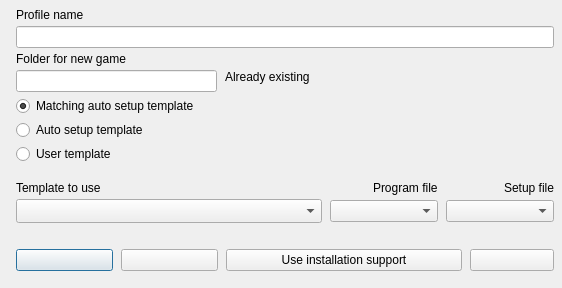
<?xml version="1.0" encoding="UTF-8"?>
<ui version="4.0">
  <class>SelectTemplateForZipImportForm</class>
  <widget class="QDialog" name="SelectTemplateForZipImportForm">
    <property name="geometry"><rect><x>0</x><y>0</y><width>556</width><height>288</height></rect></property>
    <property name="windowTitle"><string>SelectTemplateForZipImportForm</string></property>
    <property name="vclBorderStyle" stdset="0"><string notr="true">bsDialog</string></property>
    <property name="vclPosition" stdset="0"><string notr="true">poOwnerFormCenter</string></property>
    <property name="vclKeyPreview" stdset="0"><bool>true</bool></property>
    <property name="vclDesignWidth" stdset="0"><number>556</number></property>
    <property name="vclDesignHeight" stdset="0"><number>288</number></property>
    <layout class="QVBoxLayout" name="SelectTemplateForZipImportForm_Layout" stretch="0,0,0,0,0,1">
      <property name="leftMargin"><number>16</number></property>
      <property name="topMargin"><number>8</number></property>
      <property name="rightMargin"><number>8</number></property>
      <property name="bottomMargin"><number>8</number></property>
      <property name="spacing"><number>0</number></property>
      <item>
        <layout class="QGridLayout" name="SelectTemplateForZipImportForm_Section1" columnstretch="0,0,1">
          <property name="leftMargin"><number>0</number></property>
          <property name="topMargin"><number>0</number></property>
          <property name="rightMargin"><number>0</number></property>
          <property name="bottomMargin"><number>0</number></property>
          <property name="horizontalSpacing"><number>8</number></property>
          <property name="verticalSpacing"><number>4</number></property>
          <item row="0" column="0" colspan="3">
            <widget class="QLabel" name="ProfileNameEdit_EditLabel">
              <property name="text"><string>Profile name</string></property>
              <property name="textFormat"><enum>Qt::PlainText</enum></property>
              <property name="vclFocusControl" stdset="0"><string notr="true">ProfileNameEdit</string></property>
              <property name="vclLabeledEditOf" stdset="0"><string notr="true">ProfileNameEdit</string></property>
            </widget>
          </item>
          <item row="1" column="0" colspan="3">
            <widget class="QLineEdit" name="ProfileNameEdit">
      </widget>
          </item>
          <item row="2" column="0" colspan="3">
            <widget class="QLabel" name="FolderEdit_EditLabel">
              <property name="text"><string>Folder for new game</string></property>
              <property name="textFormat"><enum>Qt::PlainText</enum></property>
              <property name="vclFocusControl" stdset="0"><string notr="true">FolderEdit</string></property>
              <property name="vclLabeledEditOf" stdset="0"><string notr="true">FolderEdit</string></property>
            </widget>
          </item>
          <item row="3" column="0" alignment="Qt::AlignLeft">
            <widget class="QLineEdit" name="FolderEdit">
              <property name="minimumSize"><size><width>201</width><height>0</height></size></property>
            </widget>
          </item>
          <item row="3" column="1" colspan="2">
            <widget class="QLabel" name="WarningLabel">
              <property name="visible"><bool>false</bool></property>
              <property name="text"><string>Already existing</string></property>
              <property name="textFormat"><enum>Qt::PlainText</enum></property>
              <property name="alignment"><set>Qt::AlignLeft|Qt::AlignTop</set></property>
            </widget>
          </item>
          <item row="4" column="0" colspan="3">
            <widget class="QRadioButton" name="TemplateType1RadioButton">
              <property name="text"><string>Matching auto setup template</string></property>
              <property name="checked"><bool>true</bool></property>
            </widget>
          </item>
          <item row="5" column="0" colspan="3">
            <widget class="QRadioButton" name="TemplateType2RadioButton">
              <property name="text"><string>Auto setup template</string></property>
            </widget>
          </item>
          <item row="6" column="0" colspan="3">
            <widget class="QRadioButton" name="TemplateType3RadioButton">
              <property name="text"><string>User template</string></property>
            </widget>
          </item>
          <item row="0" column="2">
            <spacer name="SelectTemplateForZipImportForm_Section1_HFill">
              <property name="orientation"><enum>Qt::Horizontal</enum></property>
              <property name="sizeHint" stdset="0"><size><width>0</width><height>0</height></size></property>
            </spacer>
          </item>
        </layout>
      </item>
      <item>
        <spacer name="SelectTemplateForZipImportForm_Gap1">
          <property name="orientation"><enum>Qt::Vertical</enum></property>
          <property name="sizeType"><enum>QSizePolicy::Fixed</enum></property>
          <property name="sizeHint" stdset="0"><size><width>0</width><height>17</height></size></property>
        </spacer>
      </item>
      <item>
        <layout class="QGridLayout" name="SelectTemplateForZipImportForm_Section2" columnstretch="0,1,0,0">
          <property name="leftMargin"><number>0</number></property>
          <property name="topMargin"><number>0</number></property>
          <property name="rightMargin"><number>0</number></property>
          <property name="bottomMargin"><number>0</number></property>
          <property name="horizontalSpacing"><number>8</number></property>
          <property name="verticalSpacing"><number>4</number></property>
          <item row="0" column="0">
            <widget class="QLabel" name="TemplateLabel">
              <property name="text"><string>Template to use</string></property>
              <property name="textFormat"><enum>Qt::PlainText</enum></property>
              <property name="alignment"><set>Qt::AlignLeft|Qt::AlignTop</set></property>
            </widget>
          </item>
          <item row="0" column="2" alignment="Qt::AlignRight">
            <widget class="QLabel" name="ProgramFileLabel">
              <property name="text"><string>Program file</string></property>
              <property name="textFormat"><enum>Qt::PlainText</enum></property>
              <property name="alignment"><set>Qt::AlignLeft|Qt::AlignTop</set></property>
            </widget>
          </item>
          <item row="0" column="3" alignment="Qt::AlignRight">
            <widget class="QLabel" name="SetupFileLabel">
              <property name="text"><string>Setup file</string></property>
              <property name="textFormat"><enum>Qt::PlainText</enum></property>
              <property name="alignment"><set>Qt::AlignLeft|Qt::AlignTop</set></property>
            </widget>
          </item>
          <item row="1" column="0" colspan="2">
            <widget class="QComboBox" name="TemplateComboBox">
              <property name="editable"><bool>false</bool></property>
              <property name="maxVisibleItems"><number>8</number></property>
              <property name="sizeAdjustPolicy"><enum>QComboBox::AdjustToMinimumContentsLengthWithIcon</enum></property>
              <property name="minimumContentsLength"><number>10</number></property>
            </widget>
          </item>
          <item row="1" column="2" alignment="Qt::AlignRight">
            <widget class="QComboBox" name="ProgramFileComboBox">
              <property name="editable"><bool>false</bool></property>
              <property name="maxVisibleItems"><number>8</number></property>
              <property name="minimumSize"><size><width>108</width><height>0</height></size></property>
            </widget>
          </item>
          <item row="1" column="3" alignment="Qt::AlignRight">
            <widget class="QComboBox" name="SetupFileComboBox">
              <property name="editable"><bool>false</bool></property>
              <property name="maxVisibleItems"><number>8</number></property>
              <property name="minimumSize"><size><width>108</width><height>0</height></size></property>
            </widget>
          </item>
          <item row="0" column="1">
            <spacer name="SelectTemplateForZipImportForm_Section2_HFill">
              <property name="orientation"><enum>Qt::Horizontal</enum></property>
              <property name="sizeHint" stdset="0"><size><width>0</width><height>0</height></size></property>
            </spacer>
          </item>
        </layout>
      </item>
      <item>
        <spacer name="SelectTemplateForZipImportForm_Gap2">
          <property name="orientation"><enum>Qt::Vertical</enum></property>
          <property name="sizeType"><enum>QSizePolicy::Fixed</enum></property>
          <property name="sizeHint" stdset="0"><size><width>0</width><height>26</height></size></property>
        </spacer>
      </item>
      <item>
        <layout class="QGridLayout" name="SelectTemplateForZipImportForm_Section3" columnstretch="0,0,0,0,1">
          <property name="leftMargin"><number>0</number></property>
          <property name="topMargin"><number>0</number></property>
          <property name="rightMargin"><number>0</number></property>
          <property name="bottomMargin"><number>0</number></property>
          <property name="horizontalSpacing"><number>8</number></property>
          <property name="verticalSpacing"><number>4</number></property>
          <item row="0" column="0" alignment="Qt::AlignLeft">
            <widget class="QPushButton" name="OKButton">
              <property name="text"><string /></property>
              <property name="autoDefault"><bool>false</bool></property>
              <property name="vclKind" stdset="0"><string notr="true">bkOK</string></property>
              <property name="default"><bool>true</bool></property>
              <property name="vclModalResult" stdset="0"><string notr="true">mrOk</string></property>
              <property name="vclOnClick" stdset="0"><string notr="true">OKButtonClick</string></property>
              <property name="minimumSize"><size><width>97</width><height>0</height></size></property>
            </widget>
          </item>
          <item row="0" column="1" alignment="Qt::AlignLeft">
            <widget class="QPushButton" name="CancelButton">
              <property name="text"><string /></property>
              <property name="autoDefault"><bool>false</bool></property>
              <property name="vclKind" stdset="0"><string notr="true">bkCancel</string></property>
              <property name="vclCancel" stdset="0"><bool>true</bool></property>
              <property name="vclModalResult" stdset="0"><string notr="true">mrCancel</string></property>
              <property name="minimumSize"><size><width>97</width><height>0</height></size></property>
            </widget>
          </item>
          <item row="0" column="2" alignment="Qt::AlignLeft">
            <widget class="QPushButton" name="InstallSupportButton">
              <property name="text"><string>Use installation support</string></property>
              <property name="icon"><iconset resource="../../resources/dfend.qrc"><normaloff>:/glyphs/fe29ca0d42d1d39c.png</normaloff></iconset></property>
              <property name="autoDefault"><bool>false</bool></property>
              <property name="vclOnClick" stdset="0"><string notr="true">InstallSupportButtonClick</string></property>
              <property name="minimumSize"><size><width>236</width><height>0</height></size></property>
            </widget>
          </item>
          <item row="0" column="3" alignment="Qt::AlignLeft">
            <widget class="QPushButton" name="HelpButton">
              <property name="text"><string /></property>
              <property name="autoDefault"><bool>false</bool></property>
              <property name="vclKind" stdset="0"><string notr="true">bkHelp</string></property>
              <property name="vclOnClick" stdset="0"><string notr="true">HelpButtonClick</string></property>
              <property name="minimumSize"><size><width>84</width><height>0</height></size></property>
            </widget>
          </item>
          <item row="0" column="4">
            <spacer name="SelectTemplateForZipImportForm_Section3_HFill">
              <property name="orientation"><enum>Qt::Horizontal</enum></property>
              <property name="sizeHint" stdset="0"><size><width>0</width><height>0</height></size></property>
            </spacer>
          </item>
        </layout>
      </item>
      <item>
        <spacer name="SelectTemplateForZipImportForm_VFill">
          <property name="orientation"><enum>Qt::Vertical</enum></property>
          <property name="sizeHint" stdset="0"><size><width>0</width><height>0</height></size></property>
        </spacer>
      </item>
    </layout>
  </widget>
  <tabstops>
    <tabstop>ProfileNameEdit</tabstop>
    <tabstop>FolderEdit</tabstop>
    <tabstop>TemplateType1RadioButton</tabstop>
    <tabstop>TemplateType2RadioButton</tabstop>
    <tabstop>TemplateType3RadioButton</tabstop>
    <tabstop>TemplateComboBox</tabstop>
    <tabstop>ProgramFileComboBox</tabstop>
    <tabstop>SetupFileComboBox</tabstop>
    <tabstop>OKButton</tabstop>
    <tabstop>CancelButton</tabstop>
    <tabstop>InstallSupportButton</tabstop>
    <tabstop>HelpButton</tabstop>
  </tabstops>
  <resources>
    <include location="../../resources/dfend.qrc" />
  </resources>
  <connections />
</ui>
